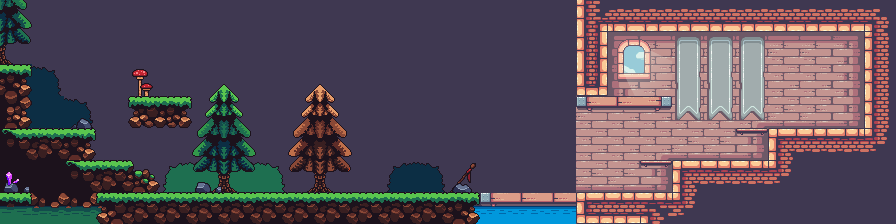

The image is a tile-based game level rendered from a .tmx file. Its description and source (layers, tilesets, objects; grid data summarised) follow:
An orthogonal 28x7 tile map with 32x32 px tiles, 6 tile layers (background0, background1, walls, floors, ...), 3 tilesets and 12 objects (spawn, 01_hall, patrol pig facing right, pig).

<map version="1.5" tiledversion="1.5.0" orientation="orthogonal" renderorder="right-down" width="28" height="7" tilewidth="32" tileheight="32" infinite="0" nextlayerid="15" nextobjectid="18">
 <tileset firstgid="1" source="terrain.tsx" />
 <tileset firstgid="248" source="outdoor.tsx" />
 <tileset firstgid="428" source="decorations.tsx" />
 <layer id="3" name="background0" width="28" height="7">
  <data>[196 cells, 196 non-empty, 13 distinct tile ids]</data>
 </layer>
 <layer id="7" name="background1" width="28" height="7">
  <data>[196 cells, 17 non-empty, 8 distinct tile ids]</data>
 </layer>
 <layer id="4" name="walls" width="28" height="7">
  <data>[196 cells, 46 non-empty, 17 distinct tile ids]</data>
 </layer>
 <layer id="5" name="floors" width="28" height="7">
  <data>[196 cells, 39 non-empty, 16 distinct tile ids]</data>
 </layer>
 <layer id="6" name="decorations0" width="28" height="7">
  <data>[196 cells, 36 non-empty, 28 distinct tile ids]</data>
 </layer>
 <layer id="8" name="decorations1" width="28" height="7">
  <data>[196 cells, 2 non-empty, 2 distinct tile ids]</data>
 </layer>
 <objectgroup id="9" name="spawn">
  <object id="1" name="spawn" x="26.1752" y="79.6254" width="78" height="58" />
 </objectgroup>
 <objectgroup id="10" name="boxes">
  <object id="2" x="166.525" y="78.9003" width="22" height="16" />
  <object id="3" x="744.412" y="142.834" width="22" height="16" />
  <object id="4" x="648.201" y="174.491" width="22" height="16" />
  <object id="5" x="609.716" y="78.2796" width="22" height="16" />
  <object id="7" x="841.244" y="93.7975" width="22" height="16" />
  <object id="8" x="841.244" y="111.178" width="22" height="16" />
  <object id="9" x="841.244" y="76.4174" width="22" height="16" />
 </objectgroup>
 <objectgroup id="13" name="bombs">
  <object id="15" x="613.959" y="147.042" width="52" height="56" />
 </objectgroup>
 <objectgroup id="11" name="doors">
  <object id="6" type="01_hall" x="792" y="72" width="46" height="56" />
 </objectgroup>
 <objectgroup id="14" name="invisible_doors" />
 <objectgroup id="12" name="enemies">
  <object id="11" type="patrol pig facing right" x="639.338" y="63.9338">
   <point />
  </object>
  <object id="12" type="pig" x="590.301" y="160.144">
   <point />
  </object>
 </objectgroup>
</map>
